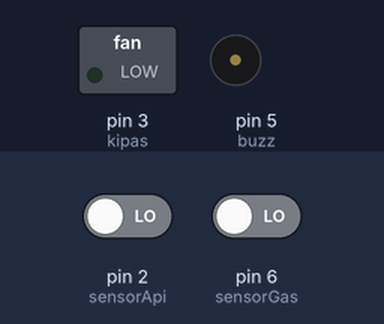
A sketch run on a simulated Arduino Uno, built with avr-gcc and run on an emulated ATmega328P. Parts: switched loads named in the sketch (green lamp = pin HIGH), buzzer (waves = sounding, pin HIGH). The inputs (shaded band) are chosen by the test bench; at power-on: pin 6 (sensorGas) LOW, pin 2 (sensorApi) LOW. What the sketch prints to the serial monitor is not drawn.

Above: at 1.2 s.
1.3 s: pin 6 (sensorGas) driven HIGH
At 1.8 s:
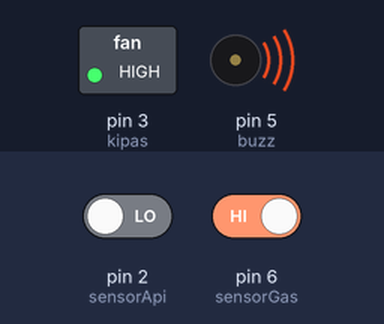
2.8 s: pin 6 (sensorGas) driven LOW
At 4.2 s:
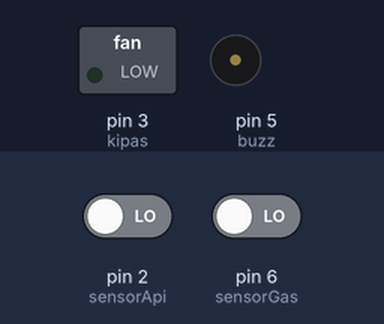
Timing chart, 0 to 5.8 s (numbered marks = the images above; inputs shaded):
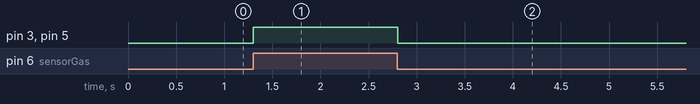

Measured:
- after the input at 1.3 s, pin 3 (kipas), pin 5 (buzz): LOW → HIGH at once
- after the input at 2.8 s, pin 3 (kipas), pin 5 (buzz): HIGH → LOW at once

The sketch:

smarthome.ino
```cpp
const int sensorApi = 2;
const int kipas = 3;
const int buzz = 5;
const int sensorGas = 6;

int deteksiApi = 0;
int deteksiGas=0;
int kadarGas = 100;
void setup() {
  // put your setup code here, to run once:
Serial.begin(9600);
pinMode(sensorApi,INPUT);
pinMode(sensorGas,INPUT);
pinMode(kipas,OUTPUT);
pinMode(buzz,OUTPUT);
}

void loop() {
  // put your main code here, to run repeatedly:
  deteksiApi = digitalRead(sensorApi);
deteksiGas = digitalRead(sensorGas);
Serial.println(sensorGas);
  if ((deteksiApi)==HIGH) {
    digitalWrite(kipas, HIGH);
    digitalWrite(buzz, HIGH);
  //  Serial.println("Bahaya...!!!");
  }
  if (deteksiGas ==HIGH)
  {
     digitalWrite(kipas, HIGH);
    digitalWrite(buzz, HIGH);}
  else {
    digitalWrite(kipas, LOW);
      digitalWrite(buzz, LOW);
   // Serial.println("Bahaya...!!!");

  }
  delay(100);
}
```
